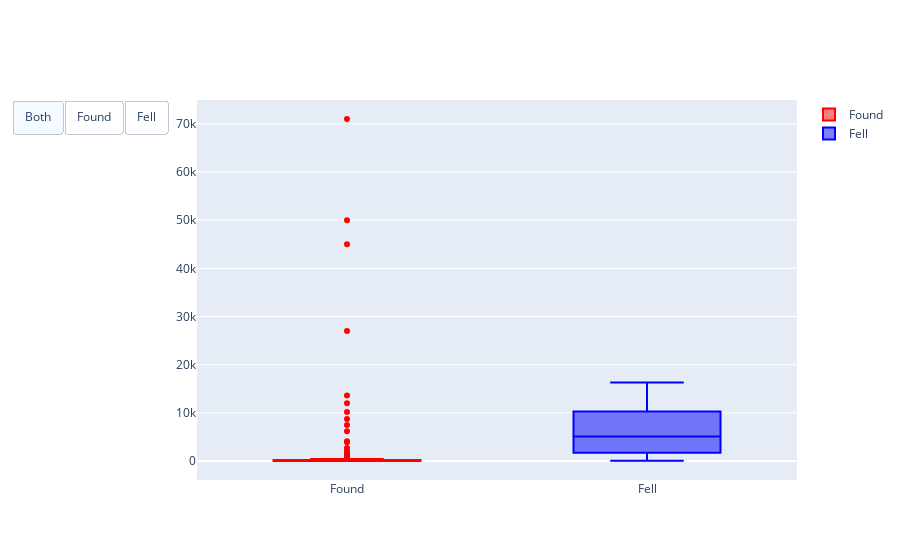

The code cell stored with this chart in its notebook:
### Code cell
show_fell_button = {
    'args': [{'visible': [False, True]}],
    'label': 'Fell',
    'method': 'restyle'
    }

show_found_button = {
    'args': [{'visible': [True, False]}],
    'label': 'Found',
    'method': 'restyle'
    }

show_both_button = {
    'args': [{'visible': [True, True]}],
    'label': 'Both',
    'method': 'restyle'
    }

fig1 = go.Figure()

fig1.add_traces([go.Box(y = ms[ms['fall'] == 'Found']['mass (g)'], visible= True, marker={'color': 'red'}, name = 'Found')])
fig1.add_traces([go.Box(y = ms[ms['fall'] == 'Fell']['mass (g)'], visible= True, marker={'color': 'blue'}, name = "Fell")])

# fig1.update_figure()

# If change from type button to dropdown, update the direction to down
fig1.update_layout(updatemenus = [{'type': 'buttons', 'direction': 'left', 'buttons': [show_both_button, show_found_button, show_fell_button]}])

fig1.show()

### Figure 1 — Plotly figure (JSON) as saved in the notebook; plotly's stock layout.template omitted (floating-point values rounded to 4 significant figures; data arrays with more than 128 entries replaced by an {"elided": "..."} marker saying what was removed)
{"data": [{"marker": {"color": "red"}, "name": "Found", "type": "box", "visible": true, "y": {"elided": "195 float values"}}, {"marker": {"color": "blue"}, "name": "Fell", "type": "box", "visible": true, "y": [5100, 16300, 8300, 2250, 30]}], "layout": {"updatemenus": [{"buttons": [{"args": [{"visible": [true, true]}], "label": "Both", "method": "restyle"}, {"args": [{"visible": [true, false]}], "label": "Found", "method": "restyle"}, {"args": [{"visible": [false, true]}], "label": "Fell", "method": "restyle"}], "direction": "left", "type": "buttons"}]}}
